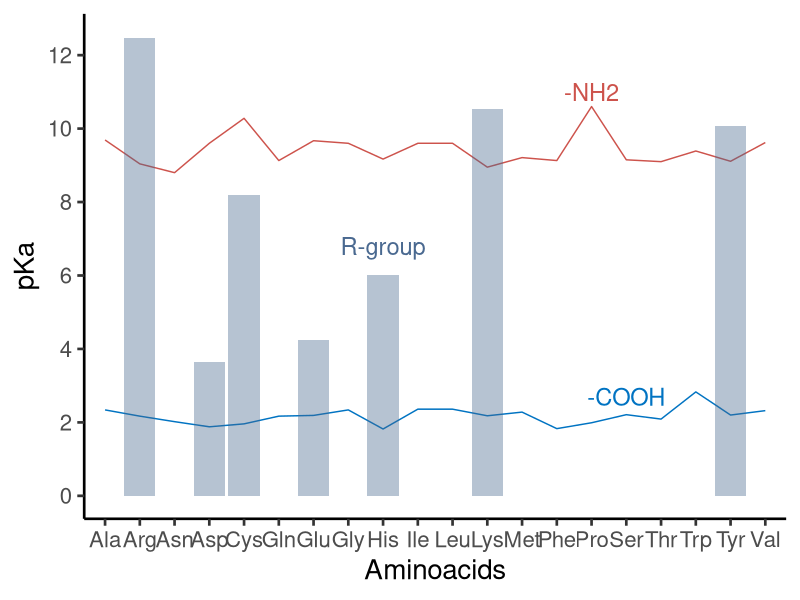
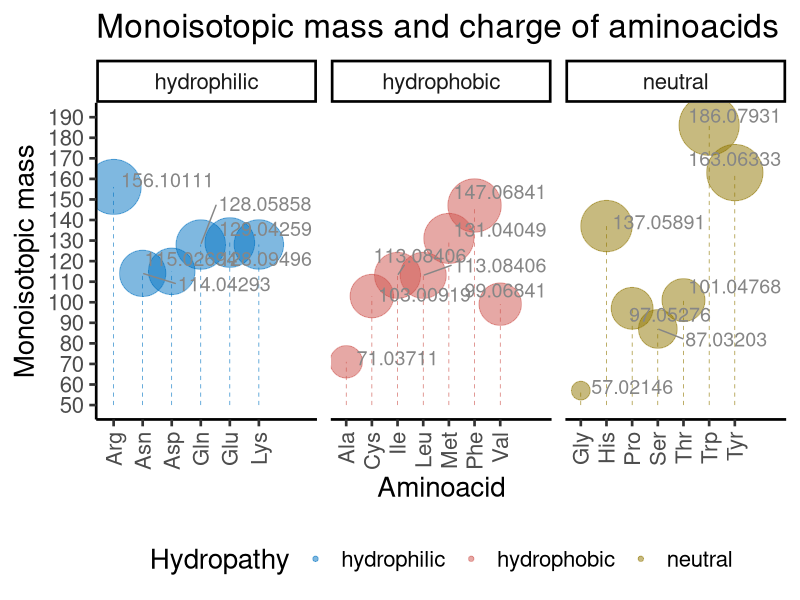

These figures' R source, in order:
# packages and data
library(tidyverse)
library(ggrepel)
library(kableExtra)
library(seqinr)
aminoacids <- read_tsv("./AAdata.tsv")

# Tabela resumindo as características dos aminoácidos
# summary of aminoacids table
aminoacids %>% 
    select(Name,Abbr,AA, Hydropathy, pKa, pKb, pKx, pl,
            Monoisotopic_Mass, frequency_in_proteins) %>%
    arrange(Hydropathy) %>%
    kbl(caption = "Summary of amino acids properties)",
        align = "c") %>% 
    kable_classic(full_width = F, html_font = "Cambria")

# Functions to calculate the pKa of a peptide, given the one letter code for each amino acid
pKa <- function(x) {
    if (x == "A" || x =="G") {
        return(2.34)
    } else if (x == "V") {
        return(2.32)
    } else if (x == "L" || x == "I") {
        return(2.36)
    } else if (x == "P") {
        return(1.99)
    } else if (x == "F") {
        return(1.83)
    } else if (x == "Y") {
        return(2.20)
    } else if (x == "W") {
        return(2.83)
    } else if (x == "C") {
        return(1.96)
    } else if (x == "M") {
        return(2.28)
    } else if (x == "S") {
        return(2.21)
    } else if (x == "T") {
        return(2.09)
    } else if (x == "N") {
        return(2.02)
    } else if (x == "Q") {
        return(2.17)
    } else if (x == "D") {
        return(1.88)
    } else if (x == "E") {
        return(2.19)
    } else if (x == "K") {
        return(2.18)
    } else if (x == "R") {
        return(2.17)
    } else if (x == "H") {
        return(1.82)
    }
}

pKb <- function(x) {
    if (x == "A") {
        return(9.69)
    } else if (x == "G" || x == "L" ||
               x == "I" || x == "D") {
        return(9.60)
    } else if (x == "C") {
        return(10.28)
    } else if (x == "M") {
        return(9.21)
    } else if (x == "S") {
        return(9.15)
    } else if (x == "T") {
        return(9.10)
    } else if (x == "N") {
        return(8.80)
    } else if (x == "Q" || x == "F") {
        return(9.13)
    } else if (x == "E") {
        return(9.67)
    } else if (x == "K") {
        return(8.95)
    } else if (x == "R") {
        return(9.04)
    } else if (x == "H") {
        return(9.17)
    } else if (x == "V") {
        return(9.62)
    } else if (x == "P") {
        return(10.60)
    } else if (x == "Y") {
        return(9.11)
    } else if (x == "W") {
        return(9.39)
    }
}

pKx <- function(x) {
    if (x == "A" || x == "G" || x == "V" ||
        x == "L" || x == "I" || x == "P" ||
        x == "F" || x == "W" || x == "N" ||
        x == "Q" || x == "S" || x == "T" ||
        x == "M") {
        return(NA)
    } else if (x == "C") {
        return(8.18)
    } else if (x == "Y") {
        return(10.07)
    } else if (x == "D") {
        return(3.65)
    } else if (x == "E") {
        return(4.25)
    } else if (x == "K") {
        return(10.53)
    } else if (x == "R") {
        return(12.48)
    } else if (x == "H") {
        return(6.00)
    }
}

# Function to calculate the monoisotopic mass of a peptide, given the one letter code amino acid
monoisotopic_mass <- function(x) {
    if (x == "A") {
        return(71.03711)
    } else if (x == "C") {
        return(103.00919)
    } else if (x == "D") {
        return(115.02694)
    } else if (x == "E") {
        return(129.04259)
    } else if (x == "F") {
        return(147.06841)
    } else if (x == "G") {
        return(57.02146)
    } else if (x == "H") {
        return(137.05891)
    } else if (x == "I") {
        return(113.08406)
    } else if (x == "K") {
        return(128.09496)
    } else if (x == "L") {
        return(113.08406)
    } else if (x == "M") {
        return(131.04049)
    } else if (x == "N") {
        return(114.04293)
    } else if (x == "P") {
        return(97.05276)
    } else if (x == "Q") {
        return(128.05858)
    } else if (x == "R") {
        return(156.10111)
    } else if (x == "S") {
        return(87.03203)
    } else if (x == "T") {
        return(101.04768)
    } else if (x == "V") {
        return(99.06841)
    } else if (x == "W") {
        return(186.07931)
    } else if (x == "Y") {
        return(163.06333)
    }
}

# function to calculate the isoelectric point for the amino acid, given the one letter code
pI <- function(x) {
    if (x == "A" || x == "G" || x == "V" || x == "L" || x == "I" ||
        x == "P" || x == "F" || x == "Y" || x == "W") {
        return(6.00)
    } else if (x == "C" || x == "M") {
        return(5.07)
    } else if (x == "S" || x == "T") {
        return(5.60)
    } else if (x == "N" || x == "Q") {
        return(5.41)
    } else if (x == "D" || x == "E") {
        return(2.77)
    } else if (x == "K" || x == "R") {
        return(10.53)
    } else if (x == "H") {
        return(7.59)
    }
}

# calculate the monoisotopic mass of a peptide
monoisotopic_pepetide <- function(x) {
    sum <- 0
    for (i in 1:length(x)) {
        sum <- sum + monoisotopic_mass(x[i])
    }
    return(sum)
}

# how to use the monoisotopic_pepetide function
peptideTest <- c("M","A","L","S","T","A","R","T","E","R")
monoisotopic_pepetide(peptideTest)

# plot the pKa values for a given sequence of amino acids
pKa_plot <- function(x) {
    ggplot(aminoacids, aes(x = Abbr)) +
        geom_line(aes(y = pKa, group = 1), color = "#0073C2FF") +
        annotate("text", x = 16, y = 2.7, label = "-COOH",
            color = "#0073C2FF", size = 6) +
        geom_line(aes(y = pKb, group = 2), color = "#CD534CFF") +
        annotate("text", x = 15, y = 11, label = "-NH2",
            color = "#CD534CFF", size = 6) +
        geom_col(aes(y = pKx, group = 3), fill = "#4A6990FF", alpha = 0.4) +
        annotate("text", x = 9, y = 6.8, label = "R-group",
            color = "#4A6990FF", size = 6) +
        scale_y_continuous(limits = c(0, 12.5), breaks = seq(0, 12.5, 2)) +
        labs(x = "Aminoacids", y = "pKa") +
    theme_classic(base_size = 20)
}

# using the function to plot the pKa
# it is necessary to have a data.frame containing the variables pKa, pKb, and pKx
pKa_plot(aminoacids)

# function to plot the monoisotopic mass of the aminoacids coloring by hydropathy
monoiso_plot <- function(x) {
    ggplot(aminoacids, aes(x = Abbr, y = Monoisotopic_Mass,
                    size = Monoisotopic_Mass, color = Hydropathy)) +
            scale_color_manual(values = c("#0073C2FF", "#CD534CFF", "#8F7700FF")) +
    geom_point(alpha = 0.5) +
    guides(colour = "legend", size = FALSE) +
    geom_segment(aes(x = Abbr, xend = Abbr,
                     y = 50, yend = Monoisotopic_Mass),
                     linewidth = 0.2, linetype = "dashed",
                     show.legend = FALSE) +
    geom_text_repel(aes(label = Monoisotopic_Mass),
        color = "#868686FF", size = 5, nudge_x = 2,
            nudge_y = 2, show.legend = FALSE) +
    scale_size(range = c(6, 20)) +
    scale_y_continuous(limits = c(50, 190),
        breaks = seq(50, 190, 10)) +
    labs(x = "Aminoacid", y = "Monoisotopic mass",
         title = "Monoisotopic mass and charge of aminoacids") +
    theme_classic(base_size = 20) +
    theme(axis.text.x = element_text(angle = 90,
                    vjust = 0.5, hjust = 1), legend.position = "bottom") +
                    facet_wrap(~ Hydropathy, ncol = 3, scales = "free_x")
}

# using the function for plot monoisotopic masses and hydropathy
monoiso_plot(aminoacids)
